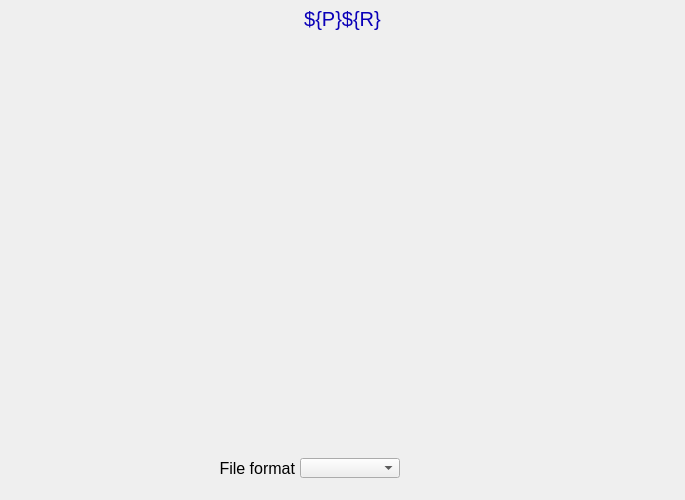
<?xml version="1.0" ?>
<ui version="4.0">
  <class>Dialog</class>
  <widget class="PyDMFrame" name="screen">
    <property name="geometry">
      <rect>
        <x>266</x>
        <y>132</y>
        <width>685</width>
        <height>500</height>
      </rect>
    </property>
    <property name="minimumSize">
      <size>
        <width>685</width>
        <height>500</height>
      </size>
    </property>
    <property name="styleSheet">
      <string notr="true">PyDMFrame#screen {
  color: rgb(0, 0, 0);
  background-color: rgb(187, 187, 187);
  }</string>
    </property>
    <property name="windowTitle">
      <string>NDFile</string>
    </property>
    <layout class="QGridLayout" name="gridLayout" columnstretch="5,180,110,5,100,5,80,195,5" rowstretch="5,1,25,9,405,13,1,18,1,22">
      <property name="leftMargin">
        <number>0</number>
      </property>
      <property name="topMargin">
        <number>0</number>
      </property>
      <property name="rightMargin">
        <number>0</number>
      </property>
      <property name="bottomMargin">
        <number>0</number>
      </property>
      <property name="horizontalSpacing">
        <number>0</number>
      </property>
      <property name="verticalSpacing">
        <number>0</number>
      </property>
      <item row="1" column="0" rowspan="2" colspan="9">
        <widget class="PyDMDrawingRectangle" name="rectangle">
          <property name="geometry">
            <rect>
              <x>0</x>
              <y>5</y>
              <width>685</width>
              <height>26</height>
            </rect>
          </property>
          <property name="sizePolicy">
            <sizepolicy hsizetype="Ignored" vsizetype="Ignored">
              <horstretch>0</horstretch>
              <verstretch>0</verstretch>
            </sizepolicy>
          </property>
          <property name="brush" stdset="0">
            <brush brushstyle="SolidPattern">
              <color alpha="255">
                <red>218</red>
                <green>218</green>
                <blue>218</blue>
              </color>
            </brush>
          </property>
          <property name="penStyle" stdset="0">
            <enum>Qt::SolidLine</enum>
          </property>
          <property name="penColor" stdset="0">
            <color>
              <red>218</red>
              <green>218</green>
              <blue>218</blue>
            </color>
          </property>
          <property name="penWidth" stdset="0">
            <double>0</double>
          </property>
          <property name="penCapStyle" stdset="0">
            <enum>Qt::FlatCap</enum>
          </property>
          <property name="toolTip">
            <string>rectangle</string>
          </property>
        </widget>
      </item>
      <item row="2" column="0" colspan="9">
        <widget class="QLabel" name="text">
          <property name="geometry">
            <rect>
              <x>0</x>
              <y>6</y>
              <width>685</width>
              <height>25</height>
            </rect>
          </property>
          <property name="sizePolicy">
            <sizepolicy hsizetype="Ignored" vsizetype="Ignored">
              <horstretch>0</horstretch>
              <verstretch>0</verstretch>
            </sizepolicy>
          </property>
          <property name="text">
            <string>${P}${R}</string>
          </property>
          <property name="font">
            <font>
              <pointsize>15</pointsize>
            </font>
          </property>
          <property name="brush" stdset="0">
            <brush brushstyle="SolidPattern">
              <color alpha="255">
                <red>10</red>
                <green>0</green>
                <blue>184</blue>
              </color>
            </brush>
          </property>
          <property name="toolTip">
            <string>text</string>
          </property>
          <property name="alignment">
            <set>Qt::AlignCenter</set>
          </property>
          <property name="styleSheet">
            <string notr="true">QLabel#text {
  color: rgb(10, 0, 184);
  }</string>
          </property>
        </widget>
      </item>
      <item row="6" column="2" rowspan="3">
        <widget class="QLabel" name="text_1">
          <property name="geometry">
            <rect>
              <x>185</x>
              <y>458</y>
              <width>110</width>
              <height>20</height>
            </rect>
          </property>
          <property name="sizePolicy">
            <sizepolicy hsizetype="Ignored" vsizetype="Ignored">
              <horstretch>0</horstretch>
              <verstretch>0</verstretch>
            </sizepolicy>
          </property>
          <property name="text">
            <string>File format</string>
          </property>
          <property name="font">
            <font>
              <pointsize>12</pointsize>
            </font>
          </property>
          <property name="brush" stdset="0">
            <brush brushstyle="SolidPattern">
              <color alpha="255">
                <red>0</red>
                <green>0</green>
                <blue>0</blue>
              </color>
            </brush>
          </property>
          <property name="toolTip">
            <string>text_1</string>
          </property>
          <property name="alignment">
            <set>Qt::AlignRight|Qt::AlignTrailing|Qt::AlignVCenter</set>
          </property>
          <property name="styleSheet">
            <string notr="true">QLabel#text_1 {
  color: rgb(0, 0, 0);
  }</string>
          </property>
        </widget>
      </item>
      <item row="7" column="6">
        <widget class="PyDMLabel" name="text_update">
          <property name="geometry">
            <rect>
              <x>405</x>
              <y>459</y>
              <width>80</width>
              <height>18</height>
            </rect>
          </property>
          <property name="sizePolicy">
            <sizepolicy hsizetype="Ignored" vsizetype="Ignored">
              <horstretch>0</horstretch>
              <verstretch>0</verstretch>
            </sizepolicy>
          </property>
          <property name="toolTip">
            <string>PV: ${P}${R}FileFormat_RBV</string>
          </property>
          <property name="channel" stdset="0">
            <string>ca://${P}${R}FileFormat_RBV</string>
          </property>
          <property name="font">
            <font>
              <pointsize>10</pointsize>
            </font>
          </property>
          <property name="alignment">
            <set>Qt::AlignLeading|Qt::AlignLeft|Qt::AlignVCenter</set>
          </property>
          <property name="textInteractionFlags">
            <set>Qt::TextSelectableByKeyboard|Qt::TextSelectableByMouse</set>
          </property>
          <property name="styleSheet">
            <string notr="true">PyDMLabel#text_update {
  color: rgb(10, 0, 184);
  background-color: rgb(187, 187, 187);
  }</string>
          </property>
        </widget>
      </item>
      <item row="6" column="4" rowspan="3">
        <widget class="PyDMEnumComboBox" name="menu">
          <property name="geometry">
            <rect>
              <x>300</x>
              <y>458</y>
              <width>100</width>
              <height>20</height>
            </rect>
          </property>
          <property name="sizePolicy">
            <sizepolicy hsizetype="Ignored" vsizetype="Ignored">
              <horstretch>0</horstretch>
              <verstretch>0</verstretch>
            </sizepolicy>
          </property>
          <property name="toolTip">
            <string>${P}${R}FileFormat</string>
          </property>
          <property name="channel" stdset="0">
            <string>ca://${P}${R}FileFormat</string>
          </property>
          <property name="font">
            <font>
              <pointsize>12</pointsize>
            </font>
          </property>
          <property name="styleSheet">
            <string notr="true">PyDMEnumComboBox#menu {
  color: rgb(0, 0, 0);
  background-color: rgb(115, 223, 255);
  }</string>
          </property>
        </widget>
      </item>
      <item row="4" column="1" colspan="7">
        <widget class="PyDMEmbeddedDisplay" name="composite">
          <property name="geometry">
            <rect>
              <x>5</x>
              <y>40</y>
              <width>675</width>
              <height>405</height>
            </rect>
          </property>
          <property name="sizePolicy">
            <sizepolicy hsizetype="Ignored" vsizetype="Ignored">
              <horstretch>0</horstretch>
              <verstretch>0</verstretch>
            </sizepolicy>
          </property>
          <property name="toolTip">
            <string>composite</string>
          </property>
          <property name="filename" stdset="0">
            <string>NDFileBase.ui</string>
          </property>
        </widget>
      </item>
    </layout>
    <zorder>rectangle</zorder>
    <zorder>text</zorder>
    <zorder>text_1</zorder>
    <zorder>text_update</zorder>
    <zorder>menu</zorder>
    <zorder>composite</zorder>
  </widget>
  <customwidgets>
    <customwidget>
      <class>PyDMDrawingRectangle</class>
      <extends>QWidget</extends>
      <header>pydm.widgets.drawing</header>
    </customwidget>
    <customwidget>
      <class>PyDMLabel</class>
      <extends>QLabel</extends>
      <header>pydm.widgets.label</header>
    </customwidget>
    <customwidget>
      <class>PyDMEnumComboBox</class>
      <extends>QComboBox</extends>
      <header>pydm.widgets.enum_combo_box</header>
    </customwidget>
    <customwidget>
      <class>PyDMEmbeddedDisplay</class>
      <extends>QFrame</extends>
      <header>pydm.widgets.embedded_display</header>
    </customwidget>
    <customwidget>
      <class>PyDMFrame</class>
      <extends>QFrame</extends>
      <header>pydm.widgets.frame</header>
    </customwidget>
  </customwidgets>
</ui>
